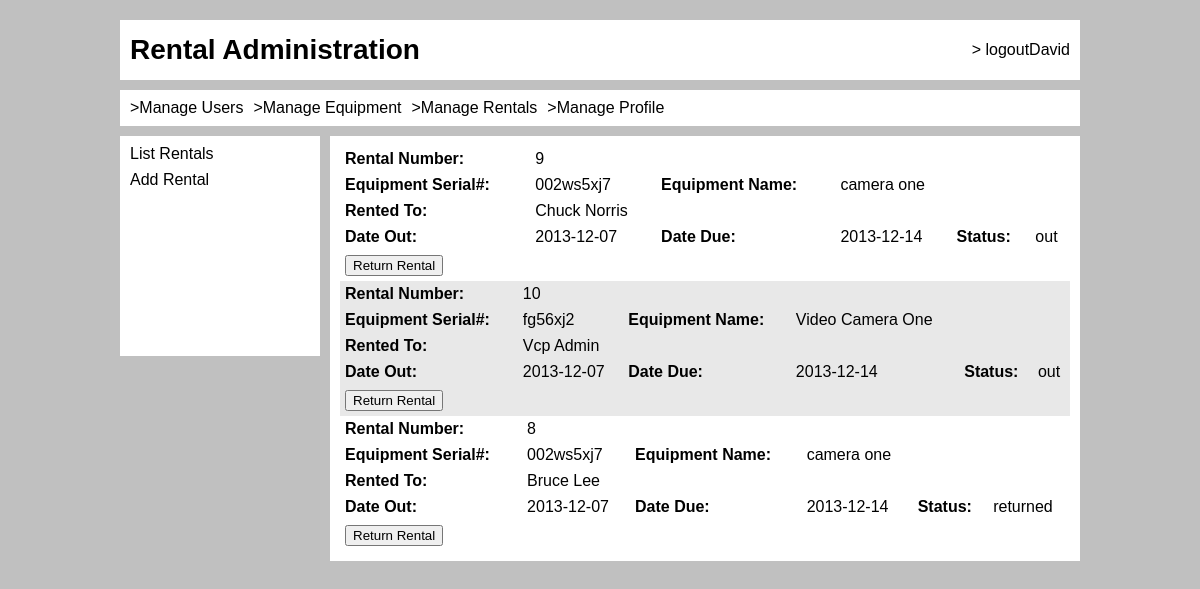
The app's page /rentals/index.php?listRentals (signed in) with its own data.
### tables this page shows
CREATE TABLE IF NOT EXISTS `person` (
  `id` int(11) NOT NULL AUTO_INCREMENT,
  `studentid` varchar(128) DEFAULT NULL,
  `type` enum('Admin','Frontend','Student') NOT NULL DEFAULT 'Student',
  `status` enum('active','disabled') NOT NULL DEFAULT 'active',
  `firstname` varchar(255) DEFAULT NULL,
  `lastname` varchar(255) DEFAULT NULL,
  `address1` varchar(255) DEFAULT NULL,
  `address2` varchar(255) DEFAULT NULL,
  `zip` int(9) DEFAULT NULL,
  `email` varchar(128) DEFAULT NULL,
  `password` varchar(64) NOT NULL DEFAULT 'password',
  PRIMARY KEY (`id`)
);

CREATE TABLE IF NOT EXISTS `rentals` (
  `rental_id` int(11) NOT NULL AUTO_INCREMENT,
  `student_id` int(11) NOT NULL,
  `admin_id` int(11) NOT NULL,
  `equipment_id` int(11) NOT NULL,
  `date_created` timestamp NOT NULL DEFAULT CURRENT_TIMESTAMP,
  `date_due` date NOT NULL,
  `rental_status` enum('out','returned') NOT NULL,
  `notes` varchar(512) NOT NULL,
  PRIMARY KEY (`rental_id`)
);

### includes/helpers.inc.php (the view)
<?php
function htmlout($text) {
	$output = htmlspecialchars($text, ENT_QUOTES, 'UTF-8');
	echo $output;
}

### rentals/rentals.html.php
<div class="content stripeInsideRental">
	<?php foreach($rentals as $rental): ?>
	<table>
		<form action="" method="post">
		<tr>
			<th>Rental Number:</th>
			<td><?php htmlout($rental['id']); ?></td>
		</tr>
		<tr>
			<th>Equipment Serial#:</th>
			<td><?php htmlout($rental['serialNo']); ?></td>
			<th>Equipment Name:</th>
			<td><?php htmlout($rental['eq_name']); ?></td>
		</tr>
		<tr>
			<th>Rented To:</th>
			<td><?php htmlout($rental['firstname'].' '.$rental['lastname']); ?></td>
		</tr>
		<tr>
			<th>Date Out:</th>
			<td><?php htmlout($rental['date_out']); ?></td>
			<th>Date Due:</th>
			<td><?php htmlout($rental['date_due']); ?></td>
			<th>Status:</th>
			<td><?php htmlout($rental['rental_status']); ?></td>
		</tr>
		<tr>
			<td><input type="submit" name="action" value="Return Rental" /></td>
			<td><input type="hidden" name="rental_id" value="<?php echo $rental['id']; ?>" /></td>
		</tr>
		</form>
	</table>
	<?php endforeach; ?>
</div>

### includes/css/mainStyles.css (style rules this page uses)
html, body, div, span, applet, object, iframe, p, blockquote, pre, h1, h2, h3, h4, h5, h6, a, abbr, acronym, address, big, cite, code, del, dfn, em, img, ins, kbd, q, s, samp, small, strike, strong, sub, sup, tt, var, b, u, i, center, dl, dt, dd, ol, ul, li, fieldset, form, label, legend, table, caption, tbody, tfoot, thead, tr, th, td, article, aside, canvas, details, embed, figure, figcaption, footer, header, hgroup, menu, nav, output, ruby, section, summary, time, mark, audio, video { margin: 0; padding: 0; border: 0; font-size: 100%; font: inherit; vertical-align: baseline; }
body { line-height: 1; background: #c0c0c0; padding: 20px 0px 10px 0px; font-family: Arial, Helvetica, sans-serif; }
table { border-collapse: collapse; border-spacing: 0; width: 100%; }
td, th { padding: 5px; text-align: left; vertical-align: top; }
th { font-weight: bold; }
.tableStripe { background: #e8e8e8; }
.content { width: 730px; background: #ffffff; padding: 10px; margin-left: 210px; }

### records on screen
person: rentals.rental_id "9 002ws5xj7 camera one Chuck Norris 2013-12-07 2013-12-14 out"
person: rentals.rental_id "10 fg56xj2 Video Camera One Vcp Admin 2013-12-07 2013-12-14 out"
person: rentals.rental_id "8 002ws5xj7 camera one Bruce Lee 2013-12-07 2013-12-14 returned"

### other values on screen
$output "Rental Administration"
$_SESSION['user'] "David"
